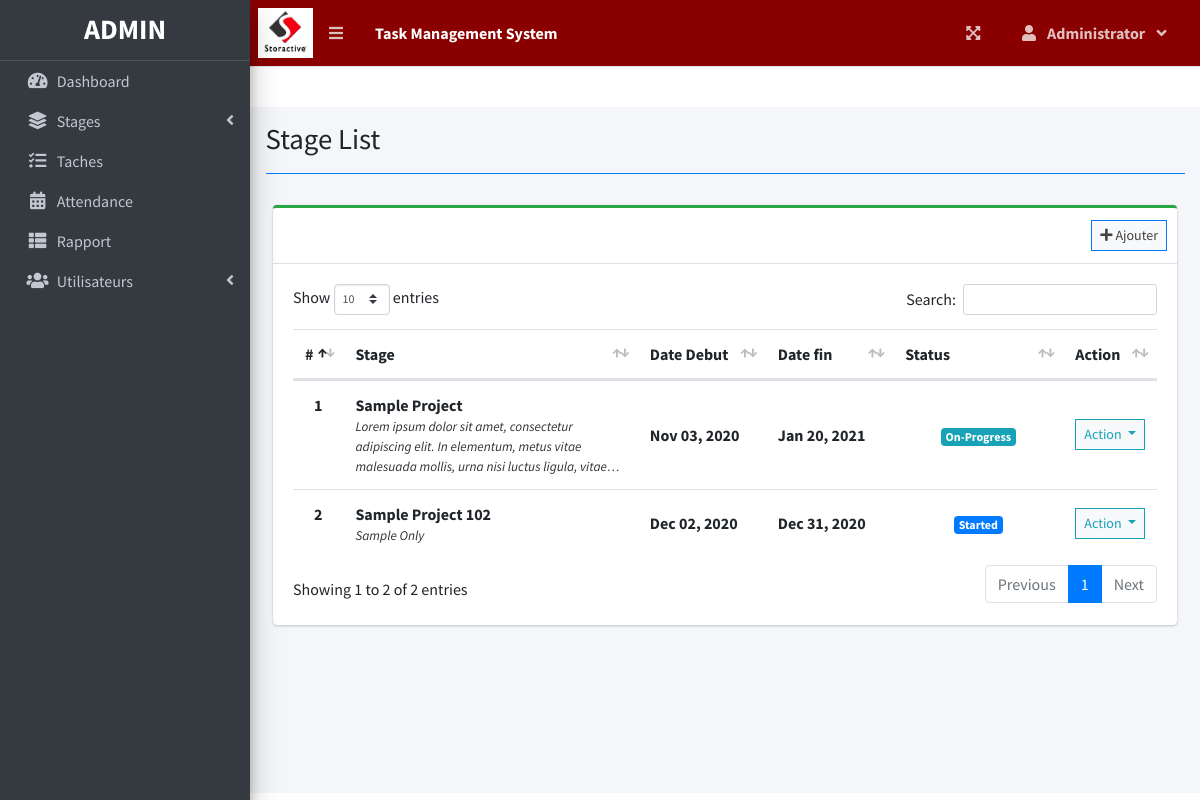
The page /index.php?page=stage_list (signed in) on the database as committed earlier.
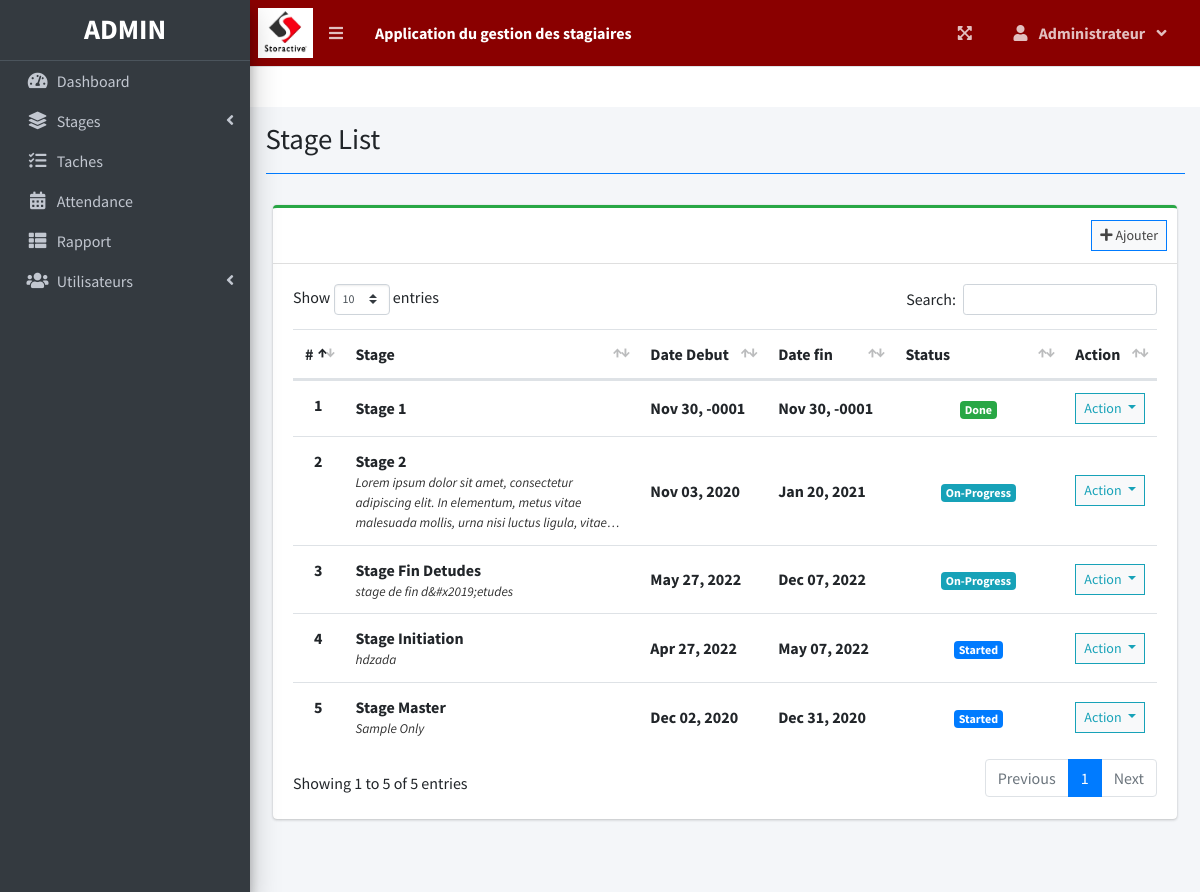
The same page on the database as committed later.
### tables this page shows
CREATE TABLE `project_list` (
  `id` int(30) NOT NULL,
  `name` varchar(200) NOT NULL,
  `description` text NOT NULL,
  `status` tinyint(2) NOT NULL,
  `start_date` date NOT NULL,
  `end_date` date NOT NULL,
  `manager_id` int(30) NOT NULL,
  `user_ids` text NOT NULL,
  `date_created` datetime NOT NULL DEFAULT current_timestamp()
);

### stage_list.php (the view, shortened to what this page needs)
<?php include'db_connect.php' ?>
<div class="col-lg-12">
	<div class="card card-outline card-success">
		<div class="card-header">
            <?php if($_SESSION['login_type'] != 3): ?>
			<div class="card-tools">
				<a class="btn btn-block btn-sm btn-default btn-flat border-primary" href="./index.php?page=new_project"><i class="fa fa-plus"></i> Ajouter</a>
			</div>
            <?php endif; ?>
		</div>
		<div class="card-body">
			<table class="table tabe-hover table-condensed" id="list">
				<colgroup>
					<col width="5%">
					<col width="35%">
					<col width="15%">
					<col width="15%">
					<col width="20%">
					<col width="10%">
				</colgroup>
				<thead>
					<tr>
						<th class="text-center">#</th>
						<th>Stage</th>
						<th>Date Debut</th>
						<th>Date fin</th>
						<th>Status</th>
						<th>Action</th>
					</tr>
				</thead>
				<tbody>
					<?php
					$i = 1;
					$stat = array("Pending","Started","On-Progress","On-Hold","Over Due","Done");
					$where = "";
					$qry = $conn->query("SELECT * FROM project_list $where order by name asc");
					while($row= $qry->fetch_assoc()):
						$trans = get_html_translation_table(HTML_ENTITIES,ENT_QUOTES);
						unset($trans["\""], $trans["<"], $trans[">"], $trans["<h2"]);
						$desc = strtr(html_entity_decode($row['description']),$trans);
						$desc=str_replace(array("<li>","</li>"), array("",", "), $desc);
		                $cprog = $conn->query("SELECT * FROM task_list where project_id = {$row['id']} and status = 3")->num_rows;
		                $prod = $conn->query("SELECT * FROM user_productivity where project_id = {$row['id']}")->num_rows;
						if($row['status'] == 0 && strtotime(date('Y-m-d')) >= strtotime($row['start_date'])):
						if($prod  > 0  || $cprog > 0)
		                  $row['status'] = 2;
		                else
		                  $row['status'] = 1;
						elseif($row['status'] == 0 && strtotime(date('Y-m-d')) > strtotime($row['end_date'])):
						$row['status'] = 4;
						endif;
					?>
					<tr>
						<th class="text-center"><?php echo $i++ ?></th>
						<td>
							<p><b><?php echo ucwords($row['name']) ?></b></p>
							<p class="truncate"><?php echo strip_tags($desc) ?></p>
						</td>
						<td><b><?php echo date("M d, Y",strtotime($row['start_date'])) ?></b></td>
						<td><b><?php echo date("M d, Y",strtotime($row['end_date'])) ?></b></td>
						<td class="text-center">
							<?php
							  if($stat[$row['status']] =='Pending'){
							  	echo "<span class='badge badge-secondary'>{$stat[$row['status']]}</span>";
							  }elseif($stat[$row['status']] =='Started'){
							  	echo "<span class='badge badge-primary'>{$stat[$row['status']]}</span>";
							  }elseif($stat[$row['status']] =='On-Progress'){
							  	echo "<span class='badge badge-info'>{$stat[$row['status']]}</span>";
							  }elseif($stat[$row['status']] =='On-Hold'){
							  	echo "<span class='badge badge-warning'>{$stat[$row['status']]}</span>";
							  }elseif($stat[$row['status']] =='Over Due'){
							  	echo "<span class='badge badge-danger'>{$stat[$row['status']]}</span>";
							  }elseif($stat[$row['status']] =='Done'){
							  	echo "<span class='badge badge-success'>{$stat[$row['status']]}</span>";
							  }
							?>
						</td>
						<td class="text-center">
							<button type="button" class="btn btn-default btn-sm btn-flat border-info wave-effect text-info dropdown-toggle" data-toggle="dropdown" aria-expanded="true">
		                      Action
		                    </button>
						</td>
					</tr>
				<?php endwhile; ?>
				</tbody>
			</table>
		</div>
	</div>
</div>

### topbar.php (shortened to what this page needs)
<nav class="main-header navbar navbar-expand navbar-primary navbar-dark " style="background-color : #8a0000">
<img src="storactive.jpg" alt="" style="height: 50px;">
  <ul class="navbar-nav">
    <?php if(isset($_SESSION['login_id'])): ?>
    <li class="nav-item">
      <a class="nav-link" data-widget="pushmenu" href="" role="button"><i class="fas fa-bars"></i></a>
    </li>
  <?php endif; ?>
    <li>
      <a class="nav-link text-white"  href="./" role="button"> <large><b><?php echo $_SESSION['system']['name'] ?></b></large></a>
    </li>
  </ul>
  <ul class="navbar-nav ml-auto">
    <li class="nav-item">
      <a class="nav-link" data-widget="fullscreen" href="#" role="button">
        <i class="fas fa-expand-arrows-alt"></i>
      </a>
    </li>
   <li class="nav-item dropdown">
          <a class="nav-link"  data-toggle="dropdown" aria-expanded="true" href="javascript:void(0)">
            <span>
              <div class="d-felx badge-pill">
                <span class="fa fa-user mr-2"></span>
                <span><b><?php echo ucwords($_SESSION['login_firstname']) ?></b></span>
                <span class="fa fa-angle-down ml-2"></span>
              </div>
            </span>
          </a>
    </li>
  </ul>
</nav>

Rows that differ between the two databases and show on the page:
added project_list: name "Stage 1", start_date "Nov 30, -0001", end_date "Nov 30, -0001", status "Done"
changed project_list: name "Sample Project" → "Stage 2"
added project_list: name "Stage Fin Detudes", description "stage de fin d&#x2019;etudes", start_date "May 27, 2022", end_date "Dec 07, 2022", manager "On-Progress"
added project_list: name "Stage Initiation", description "hdzada", start_date "Apr 27, 2022", end_date "May 07, 2022", status "Started"
changed project_list "Sample Only": name "Sample Project 102" → "Stage Master"
Other text that changed with them:
$_SESSION['system']['name']: "Task Management System" → "Application du gestion des stagiaires"
$_SESSION['login_firstname']: "Administrator" → "Administrateur"
text written by a page script: "Show entries Search: Showing 1 to 2 of 2 entries Previous 1 Next" → "Show entries Search: Showing 1 to 5 of 5 entries Previous 1 Next"
